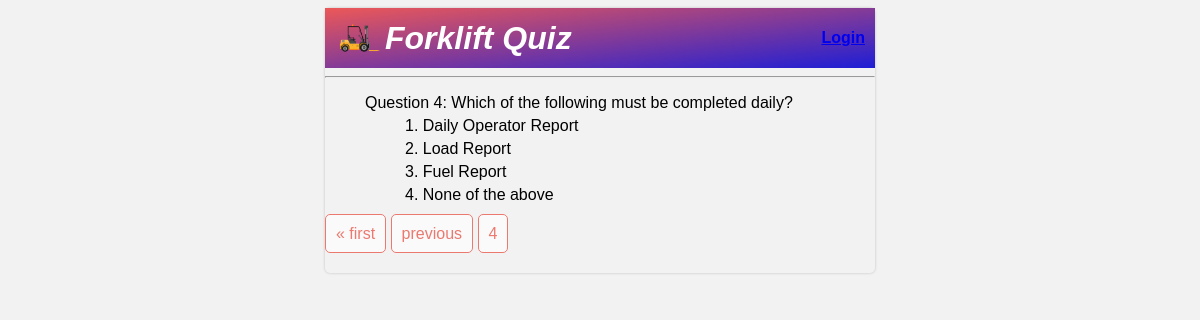
/?page=4, run on the app's committed database.
### quiz/models.py (models this page shows, shortened)
class Question(models.Model):
    user = models.ForeignKey(User, on_delete=models.CASCADE,null=True, blank=True)
    question_text = models.CharField(max_length=250)
    complete = models.BooleanField(default=False)
    class Meta:
        ordering = ('id',)

class Choice(models.Model):
    question = models.ForeignKey(Question,on_delete=models.CASCADE, related_name="choices")
    choice_text = models.CharField(max_length=250)

### quiz/views.py (the view)
# urls.py: path('', QuizList.as_view(), name="quizlist"),
class QuizList(ListView):
    model = Question
    fields ='__all__'
    context_object_name = 'questions'
    paginate_by = 1
    def get_context_data(self, **kwargs):
        context = super().get_context_data(**kwargs)
        context['page'] = context['page_obj']
        return context

### quiz/templates/quiz/question_list.html (shortened to what this page needs)
{% extends 'quiz/base.html' %}
{% block content %}
{% load static %}
<div class="container">
    <div class="header-bar">
        <div class="image">
            <img class="logo" src="{% static 'images/forklift.png' %}" alt="logo">
            <h1><i>Forklift Quiz</i></h1>
        </div>
        <div class="registration">
            {% if request.user.is_authenticated %}
                <p>{{ request.user }}</p>
                <a class="link" href="{% url 'logout' %}">Logout</a>
            {% else %}
                <a href="{% url 'login' %}">Login</a>
            {% endif %}
        </div>
    </div>
    <hr>
    <div class="content">
        {% if questions %}
            <ul>
                {% for question in questions %}
                    <li class="question">Question {{ question.id }}: {{ question.question_text }}</li>
                    <ul>
                        {% for choice in question.choices.all %}
                            <li>{{forloop.counter}}. {{ choice.choice_text }}</li>
                        {% endfor %}
                    </ul>
                {% endfor %}
            </ul>
            <div class="pagination">
                <span class="step-links">
                    {% if page.has_previous %}
                        <a class="button" href="?page=1">&laquo; first</a>
                        <a  class="button" href="?page={{ page.previous_page_number }}">previous</a>
                    {% endif %}
                    <span class="button">{{ page.number }}</span>
                </span>
            </div>
        {% else %}
            <p>No questions available.</p>
        {% endif %}
    </div>
</div>
{% endblock %}

### static/css/style.css (style rules this page uses)
body { background-color: #f2f2f2; font-family: Arial,sans-serif; height: 3000px; }
p,h1 { margin: 0 auto; }
h1 { display: inline-block; vertical-align: middle; }
.header-bar { background: linear-gradient(to left top, rgb(30, 30, 214), rgb(236, 88, 88)); height: 60px; padding: 0 10px; text-align: center; display: flex; justify-content: space-between; align-items: center; color: white; font-weight: bold; }
.image { display: flex; align-items: center; }
.logo { width: 50px; height: 50px; }
.content ul li { list-style: none; padding-bottom: 5px; }
.container { max-width: 550px; border-radius: 5px; margin: auto auto; padding-bottom: 30px; box-shadow: 0 0 3px rgba(0, 0, 0, 0.2); }
.button { border: 1px solid #EB796F; background-color: #FAFAFA; color: #EB796F; padding: 10px; font-size: 16px; border-radius: 5px; cursor: pointer; text-decoration: none; }

### data on the page
Question: id "4", question_text "Which of the following must be completed daily?"
Choice: choice_text "Daily Operator Report"
Choice: choice_text "Load Report"
Choice: choice_text "Fuel Report"
Choice: choice_text "None of the above"

### other printed values
{{ page.number }} "4"
